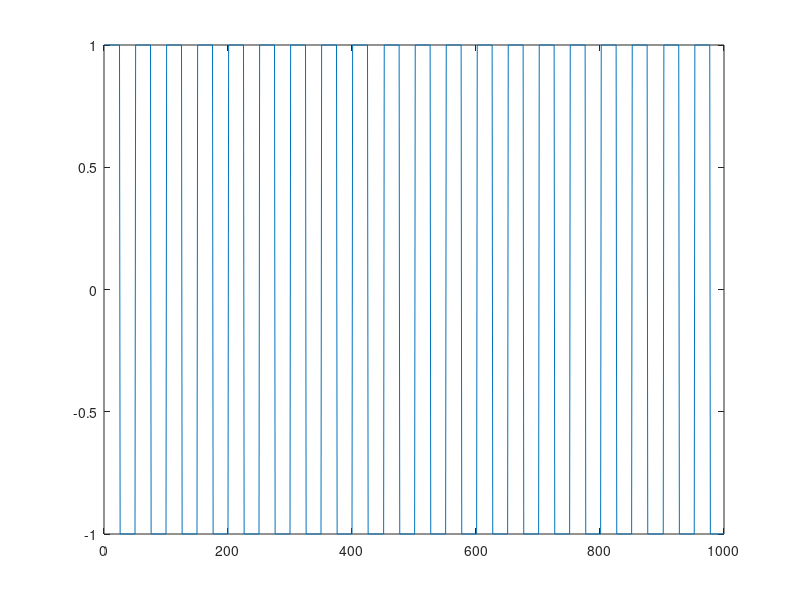
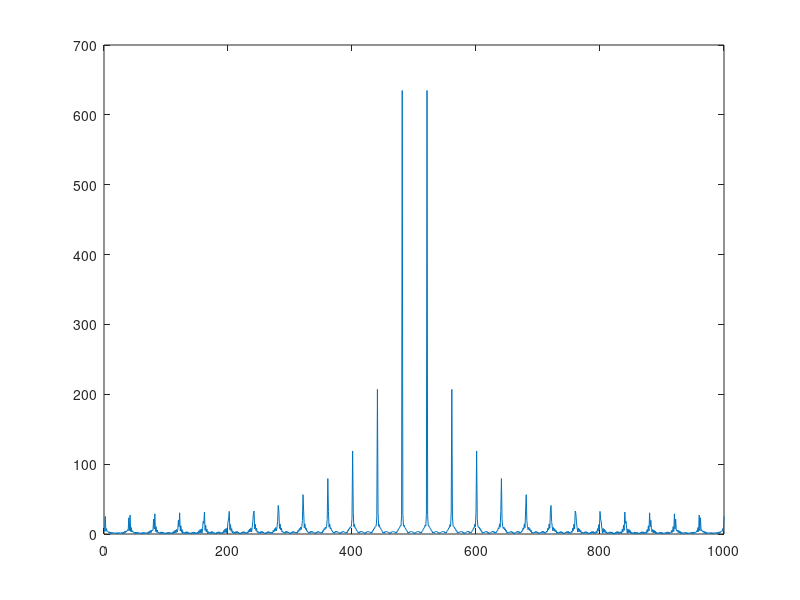

Reproduce these figures in MATLAB, in order.
clear all;

%Set Sampling Frequency and Note Frequency and buffer length
fs = 44100; %Hertz
note = 880; %Hertz
bufferLength = 1000; %Samples

%Print Delay in ms
delayS = (bufferLength/fs);
delayMS = delayS*1000

%Create Square
%Calculate Cycles of note per bufferLength
numCycles = note*delayS;
square = zeros(1, bufferLength);

% Generate repeating Square WaveForm
halfCycleLength = (bufferLength/numCycles)/2;
halfCycleCounter = halfCycleLength;
negativeHalf = 0;
for i = 1 : bufferLength
   
   if i > halfCycleCounter
       halfCycleCounter = halfCycleCounter + halfCycleLength;
       if negativeHalf == 0
           negativeHalf = 1;
       else
           negativeHalf = 0;
       end
   end
    
   if negativeHalf == 0
       square(i) = 1;
   else
       square(i) = -1;
   end
end


%Take FFTs
fftCenter = bufferLength/2 + 1;
FrequencyPerSample = fs/bufferLength;

fftSquare = fftshift(fft(ifftshift(square)));
absFFTSquare = abs(fftSquare);

figure;
plot(square);
figure;
plot(absFFTSquare);

%Find Note Frequency
threshold = 20; %Note must exceed this threshold energy to be registered as note
                %ToDo: Use this value and figure out how to calculate it

maxValue = 0;
maxValueAt = 0;
for i=1 : bufferLength
    if maxValue < absFFTSquare(i)
        maxValueAt = i;
        maxValue = absFFTSquare(i);
    end
end

%Calculate Note
distFromCenter = abs(maxValueAt - fftCenter);
foundNote = distFromCenter*FrequencyPerSample